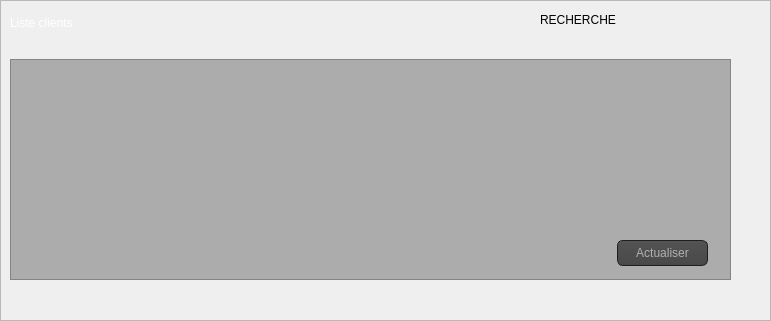
      <widget class="QFrame" name="MainContent_2">
       <property name="geometry">
        <rect>
         <x>0</x>
         <y>53</y>
         <width>771</width>
         <height>321</height>
        </rect>
       </property>
       <property name="frameShape">
        <enum>QFrame::StyledPanel</enum>
       </property>
       <property name="frameShadow">
        <enum>QFrame::Raised</enum>
       </property>
       <widget class="QLabel" name="label">
        <property name="geometry">
         <rect>
          <x>10</x>
          <y>10</y>
          <width>150</width>
          <height>25</height>
         </rect>
        </property>
        <property name="styleSheet">
         <string notr="true">color:#fff;
font: 75 12pt &quot;MS Shell Dlg 2&quot;;</string>
        </property>
        <property name="text">
         <string>Liste clients</string>
        </property>
       </widget>
       <widget class="QTableView" name="table">
        <property name="geometry">
         <rect>
          <x>10</x>
          <y>59</y>
          <width>721</width>
          <height>221</height>
         </rect>
        </property>
        <property name="styleSheet">
         <string notr="true">background-color: rgb(172, 172, 172);
color: rgb(0, 0, 0);</string>
        </property>
       </widget>
       <widget class="QPushButton" name="PdfBtn_3">
        <property name="geometry">
         <rect>
          <x>617</x>
          <y>240</y>
          <width>91</width>
          <height>26</height>
         </rect>
        </property>
        <property name="toolTip">
         <string>actualiser</string>
        </property>
        <property name="styleSheet">
         <string notr="true">QToolTip
{
     border: 1px solid black;
     background-color: #ffa02f;
     padding: 1px;
     border-radius: 3px;
     opacity: 100;
}

QWidget
{
	text-align: center;
    color: #b1b1b1;
    background-color: #323232;
}

QWidget:item:hover
{
    background-color: QLinearGradient( x1: 0, y1: 0, x2: 0, y2: 1, stop: 0 #ffa02f, stop: 1 #ca0619);
    color: #000000;
}

QWidget:item:selected
{
    background-color: QLinearGradient( x1: 0, y1: 0, x2: 0, y2: 1, stop: 0 #ffa02f, stop: 1 #d7801a);
}

QMenuBar::item
{
    background: transparent;
}

QMenuBar::item:selected
{
    background: transparent;
    border: 1px solid #ffaa00;
}

QMenuBar::item:pressed
{
    background: #444;
    border: 1px solid #000;
    background-color: QLinearGradient(
        x1:0, y1:0,
        x2:0, y2:1,
        stop:1 #212121,
        stop:0.4 #343434/*,
        stop:0.2 #343434,
        stop:0.1 #ffaa00*/
    );
    margin-bottom:-1px;
    padding-bottom:1px;
}

QMenu
{
    border: 1px solid #000;
}

QMenu::item
{
    padding: 2px 20px 2px 20px;
}

QMenu::item:selected
{
    color: #000000;
}

QWidget:disabled
{
    color: #404040;
    background-color: #323232;
}

QAbstractItemView
{
    background-color: QLinearGradient( x1: 0, y1: 0, x2: 0, y2: 1, stop: 0 #4d4d4d, stop: 0.1 #646464, stop: 1 #5d5d5d);
}

QWidget:focus
{
    /*border: 2px solid QLinearGradient( x1: 0, y1: 0, x2: 0, y2: 1, stop: 0 #ffa02f, stop: 1 #d7801a);*/
}

QLineEdit
{
    background-color: QLinearGradient( x1: 0, y1: 0, x2: 0, y2: 1, stop: 0 #4d4d4d, stop: 0 #646464, stop: 1 #5d5d5d);
    padding: 1px;
    border-style: solid;
    border: 1px solid #1e1e1e;
    border-radius: 5;
}

QPushButton
{
    color: #b1b1b1;
    background-color: QLinearGradient( x1: 0, y1: 0, x2: 0, y2: 1, stop: 0 #565656, stop: 0.1 #525252, stop: 0.5 #4e4e4e, stop: 0.9 #4a4a4a, stop: 1 #464646);
    border-width: 1px;
    border-color: #1e1e1e;
    border-style: solid;
    border-radius: 6;
    padding: 3px;
    font-size: 12px;
    padding-left: 5px;
    padding-right: 5px;
}

QPushButton:pressed
{
    background-color: QLinearGradient( x1: 0, y1: 0, x2: 0, y2: 1, stop: 0 #2d2d2d, stop: 0.1 #2b2b2b, stop: 0.5 #292929, stop: 0.9 #282828, stop: 1 #252525);
}

QComboBox
{
    selection-background-color: #ffaa00;
    background-color: QLinearGradient( x1: 0, y1: 0, x2: 0, y2: 1, stop: 0 #565656, stop: 0.1 #525252, stop: 0.5 #4e4e4e, stop: 0.9 #4a4a4a, stop: 1 #464646);
    border-style: solid;
    border: 1px solid #1e1e1e;
    border-radius: 5;
}

QComboBox:hover,QPushButton:hover
{
    border: 2px solid QLinearGradient( x1: 0, y1: 0, x2: 0, y2: 1, stop: 0 #ffa02f, stop: 1 #d7801a);
}


QComboBox:on
{
    padding-top: 3px;
    padding-left: 4px;
    background-color: QLinearGradient( x1: 0, y1: 0, x2: 0, y2: 1, stop: 0 #2d2d2d, stop: 0.1 #2b2b2b, stop: 0.5 #292929, stop: 0.9 #282828, stop: 1 #252525);
    selection-background-color: #ffaa00;
}

QComboBox QAbstractItemView
{
    border: 2px solid darkgray;
    selection-background-color: QLinearGradient( x1: 0, y1: 0, x2: 0, y2: 1, stop: 0 #ffa02f, stop: 1 #d7801a);
}

QComboBox::drop-down
{
     subcontrol-origin: padding;
     subcontrol-position: top right;
     width: 15px;

     border-left-width: 0px;
     border-left-color: darkgray;
     border-left-style: solid; /* just a single line */
     border-top-right-radius: 3px; /* same radius as the QComboBox */
     border-bottom-right-radius: 3px;
 }

QComboBox::down-arrow
{
     image: url(:/down_arrow.png);
}

QGroupBox:focus
{
border: 2px solid QLinearGradient( x1: 0, y1: 0, x2: 0, y2: 1, stop: 0 #ffa02f, stop: 1 #d7801a);
}

QTextEdit:focus
{
    border: 2px solid QLinearGradient( x1: 0, y1: 0, x2: 0, y2: 1, stop: 0 #ffa02f, stop: 1 #d7801a);
}

QScrollBar:horizontal {
     border: 1px solid #222222;
     background: QLinearGradient( x1: 0, y1: 0, x2: 0, y2: 1, stop: 0.0 #121212, stop: 0.2 #282828, stop: 1 #484848);
     height: 7px;
     margin: 0px 16px 0 16px;
}

QScrollBar::handle:horizontal
{
      background: QLinearGradient( x1: 0, y1: 0, x2: 1, y2: 0, stop: 0 #ffa02f, stop: 0.5 #d7801a, stop: 1 #ffa02f);
      min-height: 20px;
      border-radius: 2px;
}

QScrollBar::add-line:horizontal {
      border: 1px solid #1b1b19;
      border-radius: 2px;
      background: QLinearGradient( x1: 0, y1: 0, x2: 1, y2: 0, stop: 0 #ffa02f, stop: 1 #d7801a);
      width: 14px;
      subcontrol-position: right;
      subcontrol-origin: margin;
}

QScrollBar::sub-line:horizontal {
      border: 1px solid #1b1b19;
      border-radius: 2px;
      background: QLinearGradient( x1: 0, y1: 0, x2: 1, y2: 0, stop: 0 #ffa02f, stop: 1 #d7801a);
      width: 14px;
     subcontrol-position: left;
     subcontrol-origin: margin;
}

QScrollBar::right-arrow:horizontal, QScrollBar::left-arrow:horizontal
{
      border: 1px solid black;
      width: 1px;
      height: 1px;
      background: white;
}

QScrollBar::add-page:horizontal, QScrollBar::sub-page:horizontal
{
      background: none;
}

QScrollBar:vertical
{
      background: QLinearGradient( x1: 0, y1: 0, x2: 1, y2: 0, stop: 0.0 #121212, stop: 0.2 #282828, stop: 1 #484848);
      width: 7px;
      margin: 16px 0 16px 0;
      border: 1px solid #222222;
}

QScrollBar::handle:vertical
{
      background: QLinearGradient( x1: 0, y1: 0, x2: 0, y2: 1, stop: 0 #ffa02f, stop: 0.5 #d7801a, stop: 1 #ffa02f);
      min-height: 20px;
      border-radius: 2px;
}

QScrollBar::add-line:vertical
{
      border: 1px solid #1b1b19;
      border-radius: 2px;
      background: QLinearGradient( x1: 0, y1: 0, x2: 0, y2: 1, stop: 0 #ffa02f, stop: 1 #d7801a);
      height: 14px;
      subcontrol-position: bottom;
      subcontrol-origin: margin;
}

QScrollBar::sub-line:vertical
{
      border: 1px solid #1b1b19;
      border-radius: 2px;
      background: QLinearGradient( x1: 0, y1: 0, x2: 0, y2: 1, stop: 0 #d7801a, stop: 1 #ffa02f);
      height: 14px;
      subcontrol-position: top;
      subcontrol-origin: margin;
}

QScrollBar::up-arrow:vertical, QScrollBar::down-arrow:vertical
{
      border: 1px solid black;
      width: 1px;
      height: 1px;
      background: white;
}


QScrollBar::add-page:vertical, QScrollBar::sub-page:vertical
{
      background: none;
}

QTextEdit
{
    background-color: #242424;
}

QPlainTextEdit
{
    background-color: #242424;
}

QHeaderView::section
{
    background-color: QLinearGradient(x1:0, y1:0, x2:0, y2:1, stop:0 #616161, stop: 0.5 #505050, stop: 0.6 #434343, stop:1 #656565);
    color: white;
    padding-left: 4px;
    border: 1px solid #6c6c6c;
}

QCheckBox:disabled
{
color: #414141;
}

QDockWidget::title
{
    text-align: center;
    spacing: 3px; /* spacing between items in the tool bar */
    background-color: QLinearGradient(x1:0, y1:0, x2:0, y2:1, stop:0 #323232, stop: 0.5 #242424, stop:1 #323232);
}

QDockWidget::close-button, QDockWidget::float-button
{
    text-align: center;
    spacing: 1px; /* spacing between items in the tool bar */
    background-color: QLinearGradient(x1:0, y1:0, x2:0, y2:1, stop:0 #323232, stop: 0.5 #242424, stop:1 #323232);
}

QDockWidget::close-button:hover, QDockWidget::float-button:hover
{
    background: #242424;
}

QDockWidget::close-button:pressed, QDockWidget::float-button:pressed
{
    padding: 1px -1px -1px 1px;
}

QMainWindow::separator
{
    background-color: QLinearGradient(x1:0, y1:0, x2:0, y2:1, stop:0 #161616, stop: 0.5 #151515, stop: 0.6 #212121, stop:1 #343434);
    color: white;
    padding-left: 4px;
    border: 1px solid #4c4c4c;
    spacing: 3px; /* spacing between items in the tool bar */
}

QMainWindow::separator:hover
{

    background-color: QLinearGradient(x1:0, y1:0, x2:0, y2:1, stop:0 #d7801a, stop:0.5 #b56c17 stop:1 #ffa02f);
    color: white;
    padding-left: 4px;
    border: 1px solid #6c6c6c;
    spacing: 3px; /* spacing between items in the tool bar */
}

QToolBar::handle
{
     spacing: 3px; /* spacing between items in the tool bar */
     background: url(:/images/handle.png);
}

QMenu::separator
{
    height: 2px;
    background-color: QLinearGradient(x1:0, y1:0, x2:0, y2:1, stop:0 #161616, stop: 0.5 #151515, stop: 0.6 #212121, stop:1 #343434);
    color: white;
    padding-left: 4px;
    margin-left: 10px;
    margin-right: 5px;
}

QProgressBar
{
    border: 2px solid grey;
    border-radius: 5px;
    text-align: center;
}

QProgressBar::chunk
{
    background-color: #d7801a;
    width: 2.15px;
    margin: 0.5px;
}

QTabBar::tab {
    color: #b1b1b1;
    border: 1px solid #444;
    border-bottom-style: none;
    background-color: #323232;
    padding-left: 10px;
    padding-right: 10px;
    padding-top: 3px;
    padding-bottom: 2px;
    margin-right: -1px;
}

QTabWidget::pane {
    border: 1px solid #444;
    top: 1px;
}

QTabBar::tab:last
{
    margin-right: 0; /* the last selected tab has nothing to overlap with on the right */
    border-top-right-radius: 3px;
}

QTabBar::tab:first:!selected
{
 margin-left: 0px; /* the last selected tab has nothing to overlap with on the right */


    border-top-left-radius: 3px;
}

QTabBar::tab:!selected
{
    color: #b1b1b1;
    border-bottom-style: solid;
    margin-top: 3px;
    background-color: QLinearGradient(x1:0, y1:0, x2:0, y2:1, stop:1 #212121, stop:.4 #343434);
}

QTabBar::tab:selected
{
    border-top-left-radius: 3px;
    border-top-right-radius: 3px;
    margin-bottom: 0px;
}

QTabBar::tab:!selected:hover
{
    /*border-top: 2px solid #ffaa00;
    padding-bottom: 3px;*/
    border-top-left-radius: 3px;
    border-top-right-radius: 3px;
    background-color: QLinearGradient(x1:0, y1:0, x2:0, y2:1, stop:1 #212121, stop:0.4 #343434, stop:0.2 #343434, stop:0.1 #ffaa00);
}

QRadioButton::indicator:checked, QRadioButton::indicator:unchecked{
    color: #b1b1b1;
    background-color: #323232;
    border: 1px solid #b1b1b1;
    border-radius: 6px;
}

QRadioButton::indicator:checked
{
    background-color: qradialgradient(
        cx: 0.5, cy: 0.5,
        fx: 0.5, fy: 0.5,
        radius: 1.0,
        stop: 0.25 #ffaa00,
        stop: 0.3 #323232
    );
}

QCheckBox::indicator{
    color: #b1b1b1;
    background-color: #323232;
    border: 1px solid #b1b1b1;
    width: 9px;
    height: 9px;
}

QRadioButton::indicator
{
    border-radius: 6px;
}

QRadioButton::indicator:hover, QCheckBox::indicator:hover
{
    border: 1px solid #ffaa00;
}

QCheckBox::indicator:checked
{
    image:url(:/images/checkbox.png);
}

QCheckBox::indicator:disabled, QRadioButton::indicator:disabled
{
    border: 1px solid #444;
}</string>
        </property>
        <property name="text">
         <string>Actualiser</string>
        </property>
        <property name="icon">
         <iconset>
          <normaloff>icon/refresh-ccw.svg</normaloff>icon/refresh-ccw.svg</iconset>
        </property>
        <property name="iconSize">
         <size>
          <width>20</width>
          <height>20</height>
         </size>
        </property>
       </widget>
       <widget class="QLabel" name="label_20">
        <property name="geometry">
         <rect>
          <x>540</x>
          <y>10</y>
          <width>81</width>
          <height>20</height>
         </rect>
        </property>
        <property name="text">
         <string>RECHERCHE</string>
        </property>
       </widget>
      </widget>
